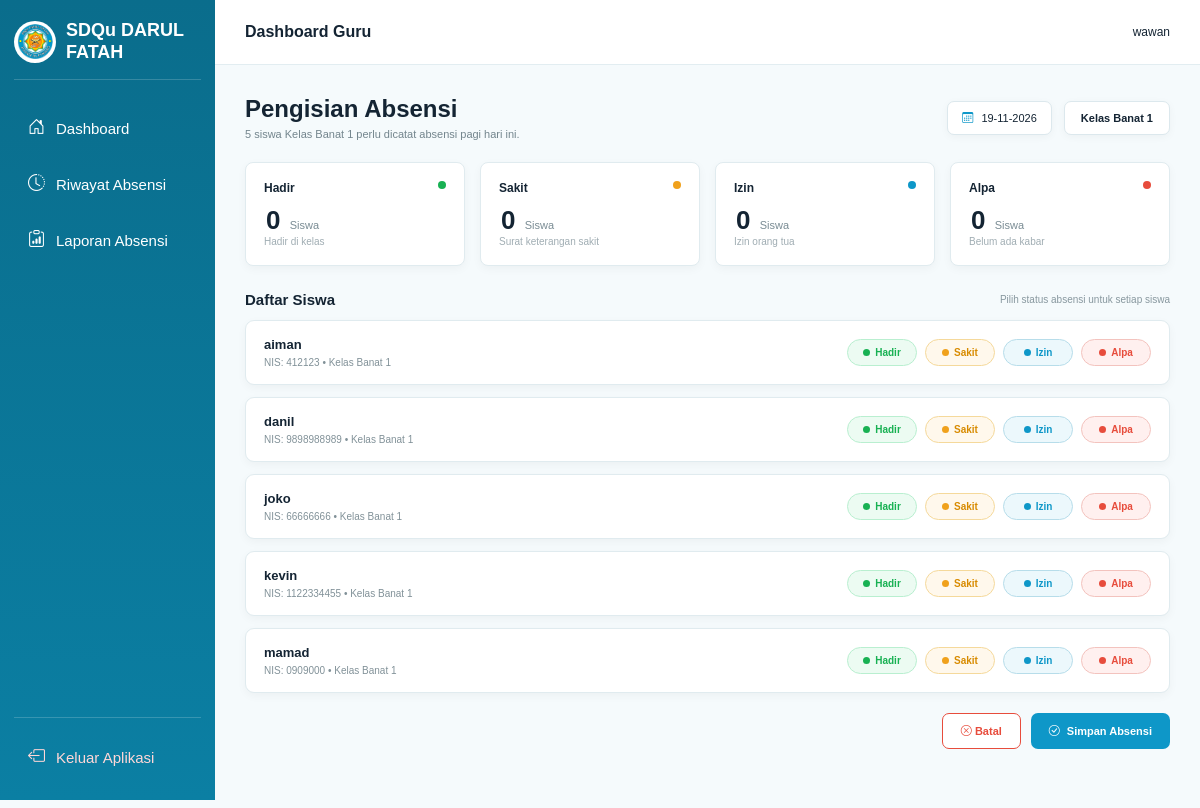
/guru/gr_index.php?page=absensi&id_kelas=1 (signed in), run on the app's committed database.
### tables this page shows
CREATE TABLE `tbl_kelas` (
  `id_kelas` int(11) NOT NULL,
  `nama_kelas` varchar(50) NOT NULL,
  `id_wali_guru` int(11) DEFAULT NULL
);

CREATE TABLE `tbl_siswa` (
  `id_siswa` int(11) NOT NULL,
  `nis` varchar(30) NOT NULL,
  `nama_siswa` varchar(100) NOT NULL,
  `id_kelas` int(11) NOT NULL
);

### guru/gr_index.php (called while the page is built, shortened)
<?php
$page = $_GET['page'] ?? 'beranda';
switch ($page) {
    case 'absensi':
        $file = 'modAbsensi/absensi.php';
        break;
}
require 'gr_header.php';
require $file;
require 'gr_footer.php';
?>

### guru/modAbsensi/absensi.php (the view, shortened to what this page needs)
<?php
$tanggal_sekarang = date('d-m-Y');
$id_guru = isset($_SESSION['id_guru']) ? (int) $_SESSION['id_guru'] : 0;
$query_kelas = mysqli_query(
    $koneksi,
    "SELECT id_kelas, nama_kelas
     FROM tbl_kelas
     WHERE id_wali_guru='$id_guru'
     LIMIT 1"
);
$kelas = mysqli_fetch_assoc($query_kelas);
$id_kelas = (int) $kelas['id_kelas'];
$nama_kelas = $kelas['nama_kelas'];
$query_siswa = mysqli_query($koneksi, "SELECT * FROM tbl_siswa WHERE id_kelas='$id_kelas' ORDER BY nama_siswa ASC");
$dataSiswa = array();
while ($siswa = mysqli_fetch_assoc($query_siswa)) {
    $dataSiswa[] = $siswa;
}
$totalSiswa = count($dataSiswa);
?>
<div class="absensi-heading">
    <div>
        <h1>Pengisian Absensi</h1>
        <p>
            <?php echo $totalSiswa; ?> siswa Kelas
            <?php echo htmlspecialchars($nama_kelas); ?>
            perlu dicatat absensi pagi hari ini.
        </p>
    </div>
    <div class="absensi-heading-right">
        <div class="date-box">
            <i class="bi bi-calendar3"></i>
            <?php echo $tanggal_sekarang; ?>
        </div>
        <div class="class-box">
            Kelas <?php echo htmlspecialchars($nama_kelas); ?>
        </div>
    </div>
</div>
<div class="stat-container">
    <div class="stat-card">
        <div class="stat-title">
            Hadir
            <span class="dot hadir"></span>
        </div>
        <div class="stat-number">
            <span id="jumlahHadir" class="jumlah-status">
                0
            </span>
            <span>Siswa</span>
        </div>
        <p>Hadir di kelas</p>
    </div>
    <div class="stat-card">
        <div class="stat-title">
            Sakit
            <span class="dot sakit"></span>
        </div>
        <div class="stat-number">
            <span id="jumlahSakit" class="jumlah-status">
                0
            </span>
            <span>Siswa</span>
        </div>
        <p>Surat keterangan sakit</p>
    </div>
    <div class="stat-card">
        <div class="stat-title">
            Izin
            <span class="dot izin"></span>
        </div>
        <div class="stat-number">
            <span id="jumlahIzin" class="jumlah-status">
                0
            </span>
            <span>Siswa</span>
        </div>
        <p>Izin orang tua</p>
    </div>
    <div class="stat-card">
        <div class="stat-title">
            Alpa
            <span class="dot alpa"></span>
        </div>
        <div class="stat-number">
            <span id="jumlahAlpa" class="jumlah-status">
                0
            </span>
            <span>Siswa</span>
        </div>
        <p>Belum ada kabar</p>
    </div>
</div>
<div class="daftar-header">
    <h3>Daftar Siswa</h3>
    <span>
        Pilih status absensi untuk setiap siswa
    </span>
</div>
<form
    id="formAbsensi"
    method="POST"
    action="gr_index.php?page=absensi&id_kelas=<?php echo $id_kelas; ?>"
    onsubmit="return validasiAbsensi();"
>
    <div class="student-list">
        <?php
        $no = 1;
        foreach ($dataSiswa as $siswa) {
            $id_siswa = $siswa['id_siswa'];
        ?>
            <div class="student-card <?php if ($no > 20) echo 'student-hidden'; ?>">
                <div class="student-info">
                    <strong>
                        <?php echo htmlspecialchars($siswa['nama_siswa']); ?>
                    </strong>
                    <span>
                        NIS:
                        <?php echo htmlspecialchars($siswa['nis']); ?>
                        •
                        Kelas <?php echo htmlspecialchars($nama_kelas); ?>
                    </span>
                </div>
                <div class="status-options">
                    <label
                        for="hadir<?php echo $id_siswa; ?>"
                        class="status-label status-hadir"
                    >
                        <span></span>
                        Hadir
                    </label>
                    <label
                        for="sakit<?php echo $id_siswa; ?>"
                        class="status-label status-sakit"
                    >
                        <span></span>
                        Sakit
                    </label>
                    <label
                        for="izin<?php echo $id_siswa; ?>"
                        class="status-label status-izin"
                    >
                        <span></span>
                        Izin
                    </label>
                    <label
                        for="alpa<?php echo $id_siswa; ?>"
                        class="status-label status-alpa"
                    >
                        <span></span>
                        Alpa
                    </label>
                </div>
            </div>
        <?php
            $no++;
        }
        ?>
    </div>
    <?php if ($totalSiswa > 0) { ?>
        <div class="absensi-action">
            <button
                type="button"
                class="btn-batal"
                onclick="batalAbsensi()"
            >
                <i class="bi bi-x-circle"></i>
                Batal
            </button>
            <button
                type="submit"
                name="simpan_absensi"
                class="btn-simpan-absensi"
            >
                <i class="bi bi-check-circle"></i>
                Simpan Absensi
            </button>
        </div>
    <?php } ?>
</form>

### guru/gr_header.php (shortened to what this page needs)
<!DOCTYPE html>
<html lang="id">
<head>
    <link rel="stylesheet" href="../css/guru.css">
    <link rel="stylesheet" href="https://cdn.jsdelivr.net/npm/bootstrap-icons@1.11.3/font/bootstrap-icons.min.css">
</head>
<body>
<div class="dashboard-container">
    <?php require 'gr_sidebar.php'; ?>
    <div class="main-content">
        <div class="topbar">
            <div style="display: flex; align-items: center; gap: 10px;">
                <h3>Dashboard Guru</h3>
            </div>
            <span>
                <?php echo htmlspecialchars($_SESSION['nama_guru']); ?>
            </span>
        </div>
        <div class="content">

### guru/gr_sidebar.php
<?php
$page = $_GET['page'] ?? 'beranda';
?>
<div class="sidebar">
    <div class="sidebar-top">
        <div class="sidebar-brand">
            <img src="../gambar/LogoDarulFatah.png" alt="Logo Sekolah" class="sidebar-logo">
            <div class="sidebar-brand-text">
                <h2>SDQu DARUL FATAH</h2>
            </div>
        </div>
        <div class="sidebar-menu">
            <a href="gr_index.php" class="menu-item <?php echo ($page == 'beranda') ? 'active' : ''; ?>">
                <i class="bi bi-house-door"></i>
                <span>Dashboard</span>
            </a>
            <a href="gr_index.php?page=riwayat" class="menu-item <?php echo ($page == 'riwayat' || $page == 'detail_riwayat') ? 'active' : ''; ?>">
                <i class="bi bi-clock-history"></i>
                <span>Riwayat Absensi</span>
            </a>
            <?php if ($_SESSION['role'] == "wali") { ?>
                <a href="gr_index.php?page=rekap" class="menu-item <?php echo ($page == 'rekap') ? 'active' : ''; ?>">
                    <i class="bi bi-clipboard-data"></i>
                    <span>Laporan Absensi</span>
                </a>
            <?php } ?>
        </div>
    </div>
    <div class="sidebar-bottom">
        <a href="logout.php" class="menu-item logout-menu">
            <i class="bi bi-box-arrow-left"></i>
            <span>Keluar Aplikasi</span>
        </a>
    </div>
</div>

### guru/gr_footer.php (shortened to what this page needs)
                </div>
            </div>
        </div>
    </body>
</html>

### data on the page
tbl_kelas: nama_kelas "Banat 1"
tbl_siswa: nama_siswa "aiman", nis "412123", id_kelas.nama_kelas "Banat 1"
tbl_siswa: nama_siswa "danil", nis "9898988989", id_kelas.nama_kelas "Banat 1"
tbl_siswa: nama_siswa "joko", nis "66666666", id_kelas.nama_kelas "Banat 1"
tbl_siswa: nama_siswa "kevin", nis "1122334455", id_kelas.nama_kelas "Banat 1"
tbl_siswa: nama_siswa "mamad", nis "0909000", id_kelas.nama_kelas "Banat 1"

### other printed values
$_SESSION['nama_guru'] "wawan"
$totalSiswa "5"
